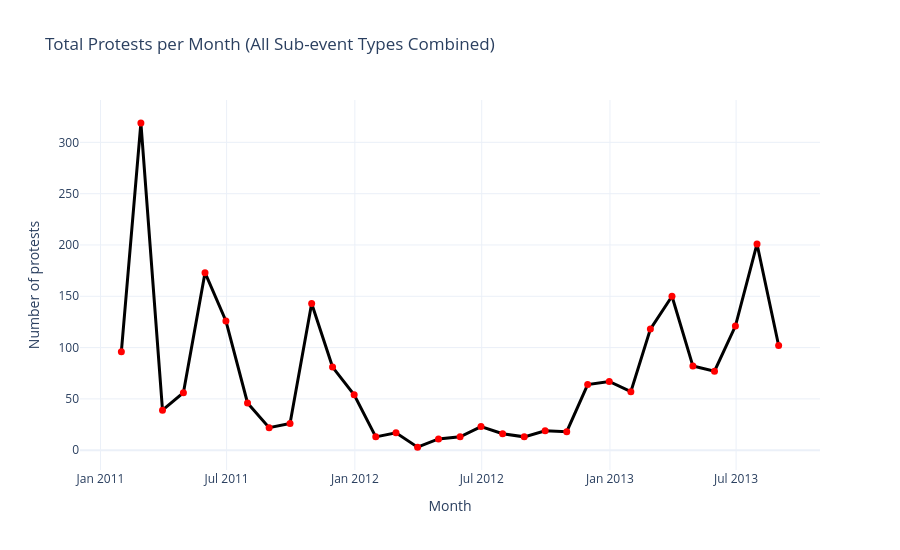

Source (notebook cell):
### Code cell
import plotly.express as px

# Monthly line chart: all protest sub-event categories combined into one total per month.
norm_cols = {c.strip().lower(): c for c in df.columns}
pick = lambda *names: next((norm_cols[n] for n in names if n in norm_cols), None)

date_col = pick('event_date', 'date')
sub_event_col = pick('sub_event_type')

if not date_col or not sub_event_col:
    raise ValueError('Missing required columns (event_date/date and sub_event_type).')

allowed_sub_events = [
    'Excessive force against protesters',
    'Protest with intervention',
    'Violent demonstration',
    'Peaceful protest',
]

monthly_df = df.copy()
monthly_df[date_col] = pd.to_datetime(monthly_df[date_col], errors='coerce')
monthly_df = monthly_df[monthly_df[sub_event_col].isin(allowed_sub_events)].copy()

monthly_totals = (
    monthly_df.dropna(subset=[date_col])
    .set_index(date_col)
    .resample('ME')
    .size()
    .rename('total_protests')
    .reset_index()
    .sort_values(by=date_col)
)

if monthly_totals.empty:
    print('No protest events found for monthly totals.')
else:
    fig_line = px.line(
        monthly_totals,
        x=date_col,
        y='total_protests',
        markers=True,
        title='Total Protests per Month (All Sub-event Types Combined)',
        labels={date_col: 'Month', 'total_protests': 'Number of protests'},
    )
    fig_line.update_traces(line=dict(color='black', width=3), marker=dict(size=7, color='red'))
    fig_line.update_layout(template='plotly_white', hovermode='x unified', height=550)
    fig_line.update_xaxes(rangeslider_visible=False)
    fig_line.show()

print(f"Total protest events included in line chart: {len(monthly_df):,}")

### Figure 1 — Plotly figure (JSON) as saved in the notebook; plotly's stock layout.template omitted (floating-point values rounded to 4 significant figures)
{"data": [{"hovertemplate": "Month=%{x}<br>Number of protests=%{y}<extra></extra>", "legendgroup": "", "line": {"color": "black", "dash": "solid", "width": 3}, "marker": {"color": "red", "size": 7, "symbol": "circle"}, "mode": "lines+markers", "name": "", "orientation": "v", "showlegend": false, "type": "scatter", "x": ["2011-01-31T00:00:00.000000", "2011-02-28T00:00:00.000000", "2011-03-31T00:00:00.000000", "2011-04-30T00:00:00.000000", "2011-05-31T00:00:00.000000", "2011-06-30T00:00:00.000000", "2011-07-31T00:00:00.000000", "2011-08-31T00:00:00.000000", "2011-09-30T00:00:00.000000", "2011-10-31T00:00:00.000000", "2011-11-30T00:00:00.000000", "2011-12-31T00:00:00.000000", "2012-01-31T00:00:00.000000", "2012-02-29T00:00:00.000000", "2012-03-31T00:00:00.000000", "2012-04-30T00:00:00.000000", "2012-05-31T00:00:00.000000", "2012-06-30T00:00:00.000000", "2012-07-31T00:00:00.000000", "2012-08-31T00:00:00.000000", "2012-09-30T00:00:00.000000", "2012-10-31T00:00:00.000000", "2012-11-30T00:00:00.000000", "2012-12-31T00:00:00.000000", "2013-01-31T00:00:00.000000", "2013-02-28T00:00:00.000000", "2013-03-31T00:00:00.000000", "2013-04-30T00:00:00.000000", "2013-05-31T00:00:00.000000", "2013-06-30T00:00:00.000000", "2013-07-31T00:00:00.000000", "2013-08-31T00:00:00.000000"], "xaxis": "x", "y": [96, 319, 39, 56, 173, 126, 46, 22, 26, 143, 81, 54, 13, 17, 3, 11, 13, 23, 16, 13, 19, 18, 64, 67, 57, 118, 150, 82, 77, 121, 201, 102], "yaxis": "y"}], "layout": {"height": 550, "hovermode": "x unified", "legend": {"tracegroupgap": 0}, "title": {"text": "Total Protests per Month (All Sub-event Types Combined)"}, "xaxis": {"anchor": "y", "domain": [0, 1], "rangeslider": {"visible": false}, "title": {"text": "Month"}}, "yaxis": {"anchor": "x", "domain": [0, 1], "title": {"text": "Number of protests"}}}}
